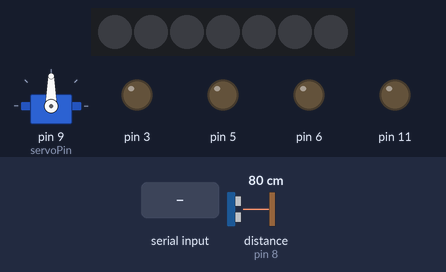
This sketch was run on a simulated Arduino Uno, built with avr-gcc and run on an emulated ATmega328P. Shown: servo, 7 RGB LEDs in strip order, left to right, output pins drawn as LEDs (lit = HIGH). Wiring (inferred from the names in the program): ultrasonic range finder: trigger pin 7; echo pin 8. The inputs (shaded band) are chosen by the test bench; at power-on: distance to the obstacle (sensor on pin 8) 80 cm. The echo pulse lasts 58.3 µs per cm; dim RGB values are drawn brighter than linear; pins used as bus, display or sensor lines are not drawn; what the sketch prints to the serial monitor is not drawn.

Above: at 1.2 s.
1.3 s: distance to the obstacle (sensor on pin 8) set to 55 cm
2.8 s: distance to the obstacle (sensor on pin 8) set to 47 cm
At 3.2 s:
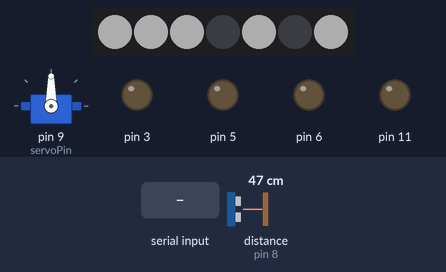
4.3 s: "F" received over Serial
At 5.4 s:
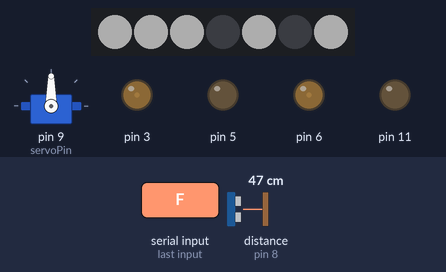
5.8 s: "G" received over Serial
At 6.6 s:
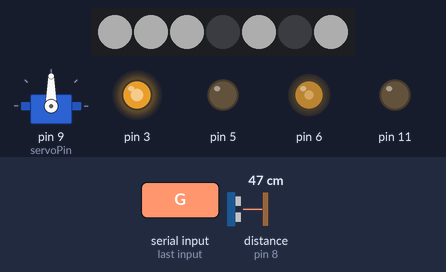
7.3 s: "I" received over Serial
At 7.8 s:
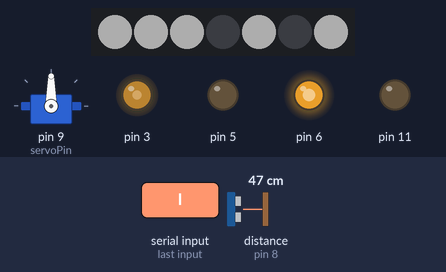
8.8 s: "H" received over Serial
At 10.0 s:
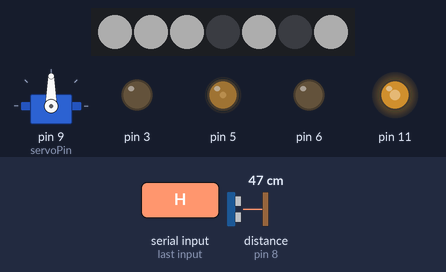
Timing chart, 0 to 11.3 s (numbered marks = the images above; inputs shaded):
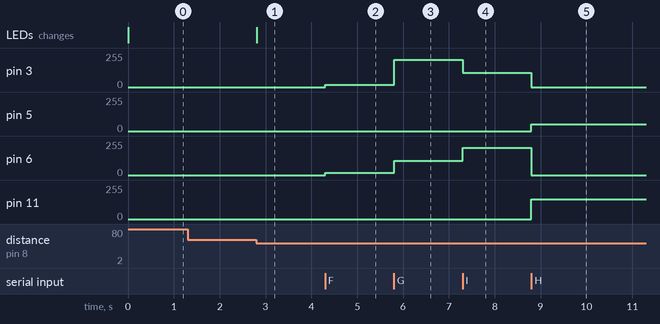

Measured:
- the behaviour switches between 51 and 50 cm on distance to the obstacle (sensor on pin 8) (found by bisection; images 0 and 1)
- after the input at 2.8 s, the LEDs: change at once (image 1)
- after the input at 4.3 s, pin 3, pin 6: 0/255 → 16/255 at once
- after the input at 5.8 s, pin 3: 16/255 → 206/255 at once; pin 6: 16/255 → 106/255 at once
- after the input at 7.3 s, pin 3: 206/255 → 106/255 at once; pin 6: 106/255 → 206/255 at once
- after the input at 8.8 s, pin 3: 106/255 → 0/255 at once; pin 5: 0/255 → 50/255 at once; pin 6: 206/255 → 0/255 at once; pin 11: 0/255 → 150/255 at once

The sketch:

Practic.ino
```cpp
#include <FastLED.h>
#include <Servo.h>
// Количество светодиодов
#define NUM_LEDS 7
// Номер порта
#define LED_PIN 10
// Массив светодиодов
CRGB leds[NUM_LEDS];
char income_symbol;
// для ультразвукового дальномера
const int echoPin = 8;
const int trigPin = 7;
Servo Servo1;
int servoPin=9;
// для оптического датчика
const int prx_pin = 4;
byte v;
long duration,cm;
void back(){
 pinMode(3,INPUT);
 pinMode(6,INPUT);
 pinMode(5,OUTPUT);
 pinMode(11,OUTPUT);
 Serial.print("F");
 int value=0;
 while(value!=255){
  analogWrite(3,value);
  analogWrite(6,value);
  value+=15;
  }
}

void front(){
 pinMode(6,OUTPUT);
 pinMode(3,OUTPUT);
 pinMode(5,INPUT);
 pinMode(11,INPUT);
 Serial.print("B");
 int value = 0;
 while(value!=-255){
  analogWrite(3,value);
  analogWrite(6,value);
  value -= 15;
  }
}
void stop(){

  Serial.print("S");
  Serial.println(income_symbol, 1); // печатает в консоль символ
  analogWrite(3,0);
  analogWrite(6,0);
  analogWrite(5,0);
  analogWrite(11,0);
}

void rightback(){
  pinMode(6,INPUT);
  pinMode(3,INPUT);
  pinMode(5,OUTPUT);
  pinMode(11,OUTPUT);
  analogWrite(5,150);
  analogWrite(11,50);
}

void leftback(){
  pinMode(3,INPUT);
  pinMode(6,INPUT);
  pinMode(5,OUTPUT);
  pinMode(11,OUTPUT);
  analogWrite(5,50);
  analogWrite(11,150);
}

void leftfront(){
  pinMode(5,INPUT);
  pinMode(11,INPUT);
  pinMode(6,OUTPUT);
  pinMode(3,OUTPUT);
  analogWrite(6,-150);
  analogWrite(3,-50);
}

void rightfront(){
  pinMode(5,INPUT);
  pinMode(11,INPUT);
  pinMode(6,OUTPUT);
  pinMode(3,OUTPUT);
  analogWrite(3,-150);
  analogWrite(6,-50);
}

void razvorotR(){
  pinMode(11,INPUT);
  pinMode(5,INPUT);
  analogWrite(11,0);
  analogWrite(5,150);
}

void razvorotL(){
  pinMode(5,INPUT);
  pinMode(11,INPUT);
  analogWrite(5,0);
  analogWrite(11,150);
}

void setup() {
  Serial.begin(19200);
  pinMode(trigPin,OUTPUT);
  pinMode(echoPin,INPUT);
  pinMode(4, INPUT);
  pinMode(10, OUTPUT);
   FastLED.addLeds<WS2812,LED_PIN,GRB>(leds,NUM_LEDS).setCorrection(TypicalLEDStrip);
  // яркость светодиодов (макс значение 255) менять можно в любом месте программы
  FastLED.setBrightness(50);
  Servo1.attach(servoPin);
}

void loop(){
  // 0 градусов
  Servo1.write(90);
  digitalWrite(trigPin,LOW);
  delayMicroseconds(5);
  digitalWrite(trigPin,HIGH);
  delayMicroseconds(10);
  digitalWrite(trigPin,LOW);
  duration=pulseIn(echoPin,HIGH);
  cm=(duration/2)/29;
  if (cm<50){
    leds[0] = CHSV(0,0,255);
    leds[2] = CHSV(0,0,255);
    leds[1] = CHSV(0,0,255);
    leds[4] = CHSV(0,0,255);
    leds[6] = CHSV(0,0,255);
    FastLED.show();
  }
  else{leds[0] = CHSV(0,0,0);
    leds[2] = CHSV(0,0,0);
    leds[1] = CHSV(0,0,0);
    leds[4] = CHSV(0,0,0);
    leds[6] = CHSV(0,0,0);
    FastLED.show();}
  Serial.println(cm);
if (Serial.available()>0)
 {
  income_symbol = Serial.read();
  Serial.println(income_symbol);
  switch (income_symbol)
  {
    case 'F': // Движение вперед
      stop();
      front();
      break;
    case 'B': // Движение назад
      stop();
      back();
      break;
    case 'G': // Движение налево вперед
      leftfront();
      break;
    case 'S': // Стоп
      stop();
      break;
    case 'I': // Движение вперед направо
      stop();
      rightfront();
      break;
    case 'H': // Движение назад налево
      stop();
      leftback();
      break;
    case 'J': // Движение назад направо
      stop();
      rightback();
      break;
    case 'R': // Разворот направо
      stop();
      razvorotR();
      break;
    case 'L': // Разворот налево
      stop();
      razvorotL();
      break;
   }
  }
}
```
